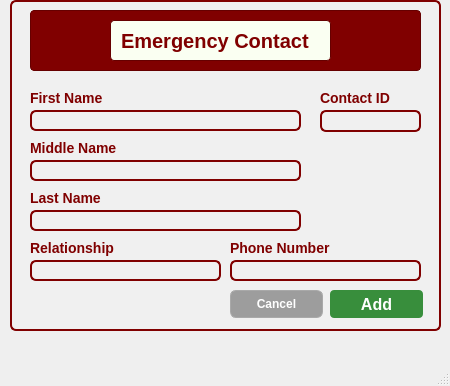
<?xml version="1.0" encoding="UTF-8"?>
<ui version="4.0">
 <class>MainWindow</class>
 <widget class="QMainWindow" name="MainWindow">
  <property name="geometry">
   <rect>
    <x>0</x>
    <y>0</y>
    <width>450</width>
    <height>386</height>
   </rect>
  </property>
  <property name="windowTitle">
   <string>MainWindow</string>
  </property>
  <widget class="QWidget" name="centralwidget">
   <widget class="QFrame" name="frame">
    <property name="geometry">
     <rect>
      <x>10</x>
      <y>0</y>
      <width>431</width>
      <height>331</height>
     </rect>
    </property>
    <property name="styleSheet">
     <string notr="true">background-color: rgb(240, 240, 240);
border: 2px solid #800000;
border-radius: 6px;
</string>
    </property>
    <property name="frameShape">
     <enum>QFrame::StyledPanel</enum>
    </property>
    <property name="frameShadow">
     <enum>QFrame::Raised</enum>
    </property>
    <widget class="QFrame" name="frame_3">
     <property name="geometry">
      <rect>
       <x>20</x>
       <y>10</y>
       <width>391</width>
       <height>61</height>
      </rect>
     </property>
     <property name="styleSheet">
      <string notr="true">background-color: #800000;  /* Maroon background */
                border: 1px solid #660000;  /* Darker maroon border */
                border-radius: 4px;
                padding: 5px;
                font-family: 'Times New Roman', serif;  /* Formal font */
                font-size: 14px;
                color: white;</string>
     </property>
     <property name="frameShape">
      <enum>QFrame::StyledPanel</enum>
     </property>
     <property name="frameShadow">
      <enum>QFrame::Raised</enum>
     </property>
     <widget class="QLabel" name="label_2">
      <property name="geometry">
       <rect>
        <x>80</x>
        <y>10</y>
        <width>221</width>
        <height>41</height>
       </rect>
      </property>
      <property name="styleSheet">
       <string notr="true">background-color: rgb(250, 255, 242);
border: 1px solid #660000;
border-radius: 4px;
padding: 5px;
font-family: 'Cal Sans', sans-serif;
font-weight: 700;
font-style: normal;
font-size: 20px;
color: #800000;
text-align: center;
vertical-align: middle;

</string>
      </property>
      <property name="text">
       <string>Emergency Contact</string>
      </property>
     </widget>
    </widget>
    <widget class="QLineEdit" name="ContactIDLineEdit">
     <property name="geometry">
      <rect>
       <x>310</x>
       <y>110</y>
       <width>101</width>
       <height>22</height>
      </rect>
     </property>
    </widget>
    <widget class="QLabel" name="label">
     <property name="geometry">
      <rect>
       <x>310</x>
       <y>90</y>
       <width>81</width>
       <height>16</height>
      </rect>
     </property>
     <property name="styleSheet">
      <string notr="true">background: none;
    border: none;
    color: #800000;
    font-family: 'Cal Sans', sans-serif;
    font-weight: 700;
    font-style: normal;
    font-size: 14px;</string>
     </property>
     <property name="text">
      <string>Contact ID</string>
     </property>
    </widget>
    <widget class="QLineEdit" name="FirstNameLineEdit">
     <property name="geometry">
      <rect>
       <x>20</x>
       <y>110</y>
       <width>271</width>
       <height>21</height>
      </rect>
     </property>
    </widget>
    <widget class="QLabel" name="label_3">
     <property name="geometry">
      <rect>
       <x>20</x>
       <y>90</y>
       <width>91</width>
       <height>16</height>
      </rect>
     </property>
     <property name="styleSheet">
      <string notr="true">background: none;
    border: none;
    color: #800000;
    font-family: 'Cal Sans', sans-serif;
    font-weight: 700;
    font-style: normal;
    font-size: 14px;</string>
     </property>
     <property name="text">
      <string>First Name</string>
     </property>
    </widget>
    <widget class="QLineEdit" name="MiddleNameLineEdit">
     <property name="geometry">
      <rect>
       <x>20</x>
       <y>160</y>
       <width>271</width>
       <height>21</height>
      </rect>
     </property>
    </widget>
    <widget class="QLabel" name="label_4">
     <property name="geometry">
      <rect>
       <x>20</x>
       <y>140</y>
       <width>91</width>
       <height>16</height>
      </rect>
     </property>
     <property name="styleSheet">
      <string notr="true">background: none;
    border: none;
    color: #800000;
    font-family: 'Cal Sans', sans-serif;
    font-weight: 700;
    font-style: normal;
    font-size: 14px;</string>
     </property>
     <property name="text">
      <string>Middle Name</string>
     </property>
    </widget>
    <widget class="QLineEdit" name="LastNameLineEdit">
     <property name="geometry">
      <rect>
       <x>20</x>
       <y>210</y>
       <width>271</width>
       <height>21</height>
      </rect>
     </property>
    </widget>
    <widget class="QLabel" name="label_9">
     <property name="geometry">
      <rect>
       <x>20</x>
       <y>190</y>
       <width>91</width>
       <height>16</height>
      </rect>
     </property>
     <property name="styleSheet">
      <string notr="true">background: none;
    border: none;
    color: #800000;
    font-family: 'Cal Sans', sans-serif;
    font-weight: 700;
    font-style: normal;
    font-size: 14px;</string>
     </property>
     <property name="text">
      <string>Last Name</string>
     </property>
    </widget>
    <widget class="QLineEdit" name="PhoneNumberLineEdit">
     <property name="geometry">
      <rect>
       <x>220</x>
       <y>260</y>
       <width>191</width>
       <height>21</height>
      </rect>
     </property>
    </widget>
    <widget class="QLabel" name="label_12">
     <property name="geometry">
      <rect>
       <x>220</x>
       <y>240</y>
       <width>111</width>
       <height>16</height>
      </rect>
     </property>
     <property name="styleSheet">
      <string notr="true">background: none;
    border: none;
    color: #800000;
    font-family: 'Cal Sans', sans-serif;
    font-weight: 700;
    font-style: normal;
    font-size: 14px;</string>
     </property>
     <property name="text">
      <string>Phone Number</string>
     </property>
    </widget>
    <widget class="QLabel" name="label_21">
     <property name="geometry">
      <rect>
       <x>20</x>
       <y>240</y>
       <width>111</width>
       <height>16</height>
      </rect>
     </property>
     <property name="styleSheet">
      <string notr="true">background: none;
    border: none;
    color: #800000;
    font-family: 'Cal Sans', sans-serif;
    font-weight: 700;
    font-style: normal;
    font-size: 14px;</string>
     </property>
     <property name="text">
      <string>Relationship</string>
     </property>
    </widget>
    <widget class="QLineEdit" name="RelationshipLineEdit">
     <property name="geometry">
      <rect>
       <x>20</x>
       <y>260</y>
       <width>191</width>
       <height>21</height>
      </rect>
     </property>
    </widget>
    <widget class="QPushButton" name="AddpushButton">
     <property name="geometry">
      <rect>
       <x>320</x>
       <y>290</y>
       <width>93</width>
       <height>28</height>
      </rect>
     </property>
     <property name="styleSheet">
      <string notr="true">background-color: #388E3C; /* Darker green */
color: white;
font-family: &quot;Cal Sans&quot;, sans-serif;
font-weight: 700; /* Bold */
font-size: 16px;
border: none;
border-radius: 4px;
padding: 6px 12px;
</string>
     </property>
     <property name="text">
      <string>Add</string>
     </property>
    </widget>
    <widget class="QPushButton" name="CancelpushButton">
     <property name="geometry">
      <rect>
       <x>220</x>
       <y>290</y>
       <width>93</width>
       <height>28</height>
      </rect>
     </property>
     <property name="styleSheet">
      <string notr="true">background: rgb(157, 157, 157);
color: white;
font-family: 'Cal Sans', sans-serif;
font-weight: 500;
font-style: normal;
font-size: 12px;
border: 1px solid rgb(169, 169, 169);
</string>
     </property>
     <property name="text">
      <string>Cancel</string>
     </property>
    </widget>
   </widget>
  </widget>
  <widget class="QMenuBar" name="menubar">
   <property name="geometry">
    <rect>
     <x>0</x>
     <y>0</y>
     <width>450</width>
     <height>26</height>
    </rect>
   </property>
  </widget>
  <widget class="QStatusBar" name="statusbar"/>
 </widget>
 <resources/>
 <connections/>
</ui>
